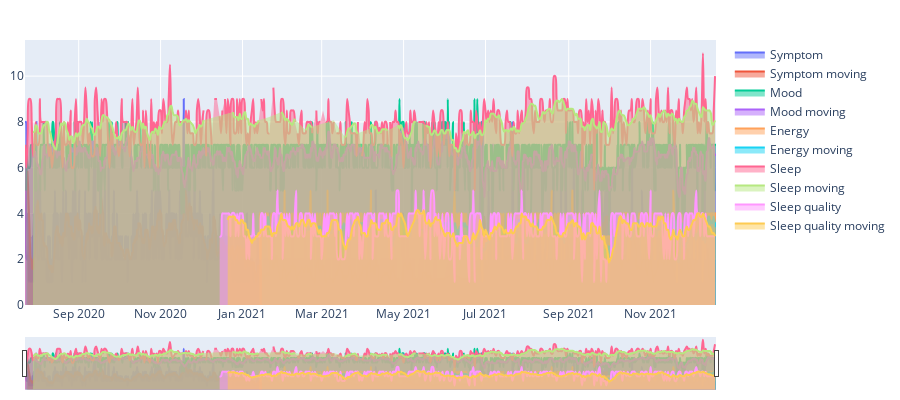

Notebook code cell kept with this figure:
### Code cell
data = pawprint.BearableData('../bearable-export-19-12-2021.csv')
fig_measurements, fig_factors = pawprint.draw_bearable_fig(data)
fig_measurements.show()

### Figure 1 — Plotly figure (JSON) as saved in the notebook; plotly's stock layout.template omitted (floating-point values rounded to 4 significant figures; data arrays with more than 128 entries replaced by an {"elided": "..."} marker saying what was removed)
{"data": [{"fill": "tozeroy", "line": {"shape": "spline"}, "name": "Symptom", "showlegend": true, "type": "scatter", "x": {"elided": "1403 str values"}, "y": {"elided": "1403 int values"}}, {"fill": "tozeroy", "line": {"shape": "spline"}, "name": "Symptom moving", "showlegend": true, "type": "scatter", "x": {"elided": "1403 str values"}, "y": {"elided": "1403 float values"}}, {"fill": "tozeroy", "line": {"shape": "spline"}, "name": "Mood", "showlegend": true, "type": "scatter", "x": {"elided": "1371 str values"}, "y": {"elided": "1371 int values"}}, {"fill": "tozeroy", "line": {"shape": "spline"}, "name": "Mood moving", "showlegend": true, "type": "scatter", "x": {"elided": "1371 str values"}, "y": {"elided": "1371 float values"}}, {"fill": "tozeroy", "line": {"shape": "spline"}, "name": "Energy", "showlegend": true, "type": "scatter", "x": {"elided": "907 str values"}, "y": {"elided": "907 int values"}}, {"fill": "tozeroy", "line": {"shape": "spline"}, "name": "Energy moving", "showlegend": true, "type": "scatter", "x": {"elided": "907 str values"}, "y": {"elided": "907 float values"}}, {"fill": "tozeroy", "line": {"shape": "spline"}, "name": "Sleep", "showlegend": true, "type": "scatter", "x": {"elided": "510 str values"}, "y": {"elided": "510 float values"}}, {"fill": "tozeroy", "line": {"shape": "spline"}, "name": "Sleep moving", "showlegend": true, "type": "scatter", "x": {"elided": "510 str values"}, "y": {"elided": "510 float values"}}, {"fill": "tozeroy", "line": {"shape": "spline"}, "name": "Sleep quality", "showlegend": true, "type": "scatter", "x": {"elided": "365 str values"}, "y": {"elided": "365 int values"}}, {"fill": "tozeroy", "line": {"shape": "spline"}, "name": "Sleep quality moving", "showlegend": true, "type": "scatter", "x": {"elided": "365 str values"}, "y": {"elided": "365 float values"}}], "layout": {"autosize": false, "height": 400, "margin": {"b": 10, "l": 10, "r": 10, "t": 40}, "width": 900, "xaxis": {"rangeslider": {"visible": true}}}}
